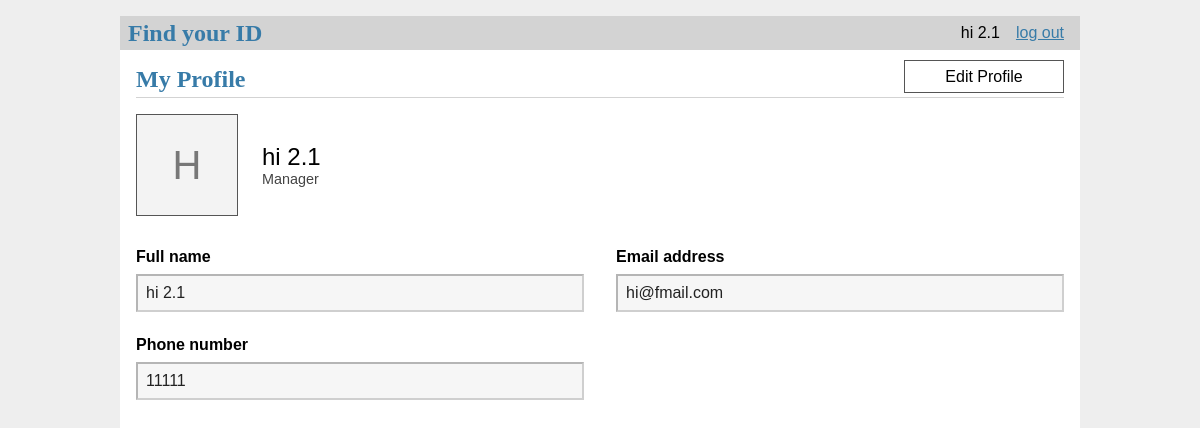
/platform/profile (signed in), run on an earlier commit of the app's database.
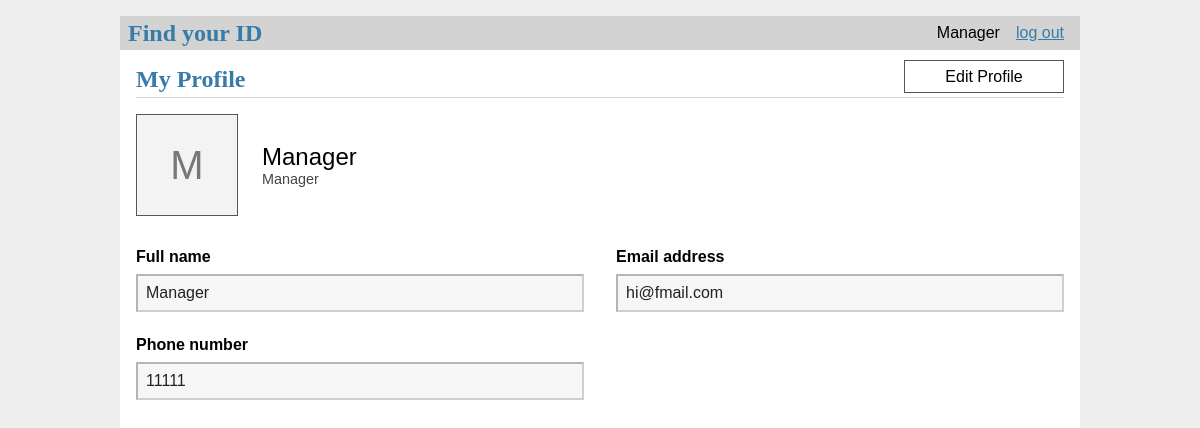
And on a later commit of the database.
### tables this page shows
CREATE TABLE user(
    id integer primary key autoincrement,
    name text not null,
    password text not null,
    email text unique not null,
    phone text not null,                       -- text keeps leading zeros / +65
    Usertype text not null
        check (Usertype in ('designer', 'customer', 'manager')),
    created timestamp not null default current_timestamp
);

### idfinder/boundaries/platform.py (the view)
    @bp.route('/profile')
    @login_required
    @platform_required
    def profile():
        return render_template('platform/profile.html', editing=False, form={},
                profile=platform_boundary.controller().get_profile(g.user['id']))

### idfinder/boundaries/auth.py (called while the page is built)
    @bp.before_app_request
    def load_logged_in_user():
        user_id = session.get('user_id')
        if user_id is None:
            g.user = None
        else:
            g.user = auth_control.get_user(user_id)  # g.user lasts for the length of the request

### idfinder/boundaries/platform.py (called while the page is built)
    def login_required(view):
        @functools.wraps(view)
        def wrapped_view(**kwargs):
            if g.user is None:
                return redirect(url_for('auth.login'))
            return view(**kwargs)
        return wrapped_view

    def platform_required(view):
        @functools.wraps(view)
        def wrapper(**kwargs):
            if g.user['Usertype'] != 'manager':
                abort(403)
            return view(**kwargs)
        return wrapper

    def controller():
        return PlatformController()

### idfinder/controller/auth_controller.py (called while the page is built)
    @staticmethod
    def get_user(user_id):
        return Users.get_info(user_id)

### idfinder/controller/platform_controller.py (called while the page is built)
    def get_profile(self, managerid):
        profile = managers.get_profile(managerid)
        if profile is None:
            raise NotFoundError("No manager profile found")
        return profile

### idfinder/db.py (called while the page is built)
def get_db(): #called when app has been created and is handling a request
    if 'db' not in g:
        g.db = sqlite3.connect( #establishes connection to the file pointed by DATABASE in create_app in __init__.py
            current_app.config['DATABASE'],
            detect_types=sqlite3.PARSE_DECLTYPES
        )
        g.db.row_factory = sqlite3.Row #tells the connection to return rows that behave like dicts --> columns can be accessed by name
    return g.db

### idfinder/entities/user.py (called while the page is built)
    @staticmethod
    def get_info(id):
        return get_db().execute('SELECT * FROM user WHERE id = ?', (id,)).fetchone()

    @staticmethod
    def get_profile(id):
        db = get_db()
        return db.execute('SELECT u.name, u.email, u.phone, u.created FROM user u JOIN platform p ON p.managerID = u.id WHERE u.id = ?',(id,)).fetchone()

### idfinder/templates/platform/profile.html (shortened to what this page needs)
{% extends 'base.html' %}
{% block header %}
  <h1>{% block title %}My Profile{% endblock %}</h1>
  {% if not editing %}
    <a class="action profile-button" href="{{ url_for('platform.edit_profile') }}">Edit Profile</a>
  {% endif %}
{% endblock %}
{% block content %}
  {% set v_name = form.get('name', profile['name']) %}
  {% set v_email = form.get('email', profile['email']) %}
  {% set v_phone = form.get('phone', profile['phone']) %}
  <div class="profile-summary">
    <div class="profile-avatar" aria-hidden="true">{{ (profile['name'] or '?')[:1]|upper }}</div>
    <div>
      <div class="profile-name">{{ profile['name'] }}</div>
      <div class="profile-role">Manager</div>
    </div>
  </div>
  <form method="post">
    <fieldset class="profile-fieldset" {{ '' if editing else 'disabled' }}>
      <div class="profile-fields">
        <div class="profile-field">
          <label for="name">Full name</label>
          <input name="name" id="name" value="{{ v_name }}" required>
        </div>
        <div class="profile-field">
          <label for="email">Email address</label>
          <input type="email" name="email" id="email" value="{{ v_email }}" required>
        </div>
        <div class="profile-field">
          <label for="phone">Phone number</label>
          <input name="phone" id="phone" value="{{ v_phone }}" required>
        </div>
      </div>
    </fieldset>
  </form>
{% endblock %}

### idfinder/templates/base.html (shortened to what this page needs)
<!DOCTYPE html>
<link rel="stylesheet" href="{{url_for('static', filename='style.css')}}">
<nav>
    <h1>Find your ID</h1>
    <ul>
        {% if g.user %}
            <li><span>{{g.user['name']}}</span></li>
            <li><a href="{{url_for('auth.log_out_user')}}">log out</a></li>
        {% else %}
            <li><a href="{{url_for('auth.register')}}">register</a></li>
            <li><a href="{{url_for('auth.login')}}">log in</a></li>
        {% endif %}
    </ul>
</nav>
<section class="content">
    <header>
        {% block header %}{% endblock %}
    </header>
    {% block content %}{% endblock %}
</section>

### idfinder/static/style.css (style rules this page uses)
h1 { font-family: serif; color: #377ba8; margin: 1rem 0; }
a { color: #377ba8; }
nav { background: lightgray; display: flex; align-items: center; padding: 0 0.5rem; }
nav h1 { flex: auto; margin: 0; }
nav ul { display: flex; list-style: none; margin: 0; padding: 0; }
nav ul li a, nav ul li span, header .action { display: block; padding: 0.5rem; }
.content { padding: 0 1rem 1rem; }
.content > header { border-bottom: 1px solid lightgray; display: flex; align-items: flex-end; }
.content > header h1 { flex: auto; margin: 1rem 0 0.25rem 0; }
.content:last-child { margin-bottom: 0; }
.content form { margin: 1em 0; display: flex; flex-direction: column; }
.content label { font-weight: bold; margin-bottom: 0.5em; }
.content input, .content textarea { margin-bottom: 1em; }
.profile-button { display: inline-block; box-sizing: border-box; min-width: 10em; padding: 0.4rem 1rem; border: 1px solid #555; background: white; color: inherit; font: inherit; text-align: center; text-decoration: none; cursor: pointer; }
header .action.profile-button { padding: 0.4rem 1.5rem; margin-bottom: 0.25rem; }
.profile-summary { display: flex; align-items: center; gap: 1.5rem; margin: 1rem 0 2rem; }
.profile-avatar { display: grid; place-items: center; width: 100px; height: 100px; border: 1px solid #555; background: #f3f3f3; color: #777; font-size: 2.5rem; }
.profile-name { font-size: 1.5rem; }
.profile-role { color: #444; font-size: 0.9rem; }
.profile-fieldset { border: 0; padding: 0; margin: 0; min-width: 0; }
.profile-fields { display: grid; grid-template-columns: 1fr 1fr; gap: 1.5rem 2rem; }
.profile-field { display: flex; flex-direction: column; }
.content .profile-field input, .content .profile-field select { width: 100%; box-sizing: border-box; padding: 0.5rem; margin-bottom: 0; font: inherit; }
.profile-fieldset:disabled input, .profile-fieldset:disabled select { background: #f6f6f6; color: #222; opacity: 1; }

What changed in the data, as far as the page shows it:
changed user "hi@fmail.com": user.name "hi 2.1" → "Manager"; name "H" → "M"; name "hi 2.1" → "Manager"
